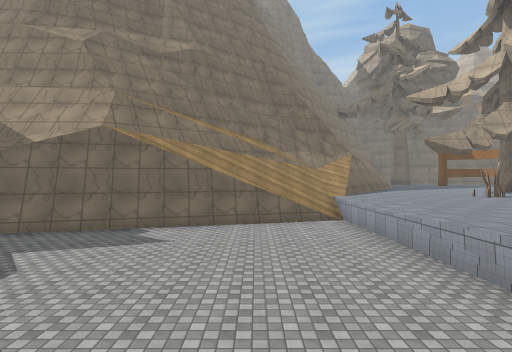
view 1 (above)

24 first-person views from a walk through a 3-D level made in the Unity game engine. The camera is 1.4 m above the floor, looks level and sees 80° across. The floor is counted in squares, 2 m on a side. Each view is taken from the middle of a square. On the plan, view 1 faces up. The plan holds only what a view shows up to about 10 squares ahead; the rest is blank. The place goes on beyond the plan. Some animated figures are not drawn. Some surface patterns are stand-ins.

view 2
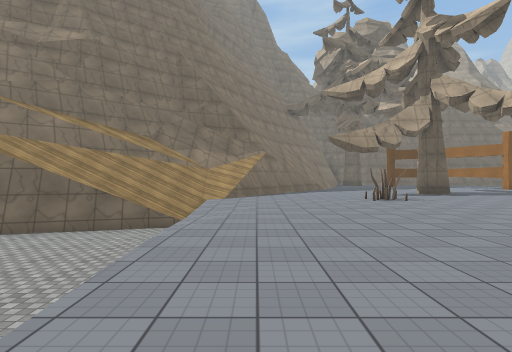

view 3
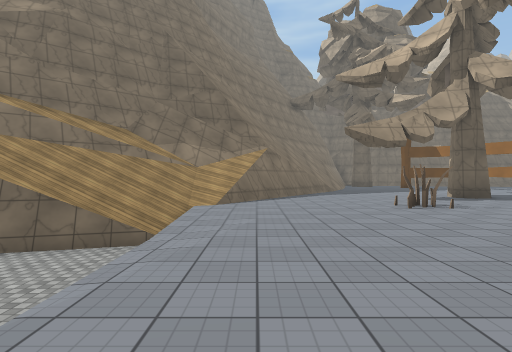

view 4
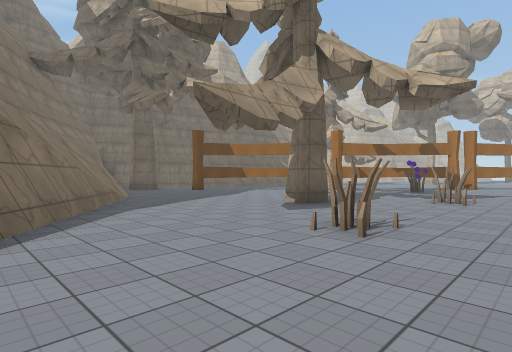

view 5
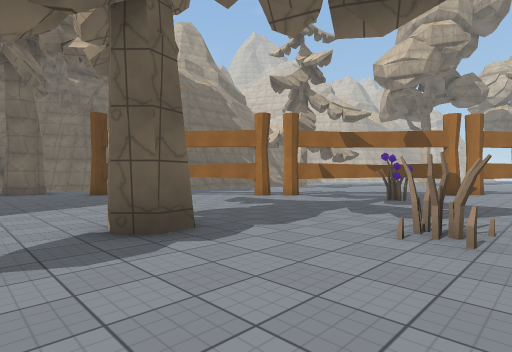

view 6
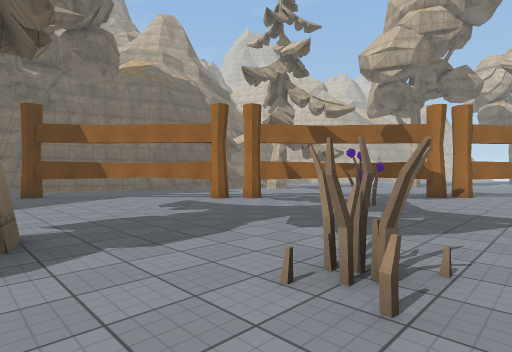

view 7
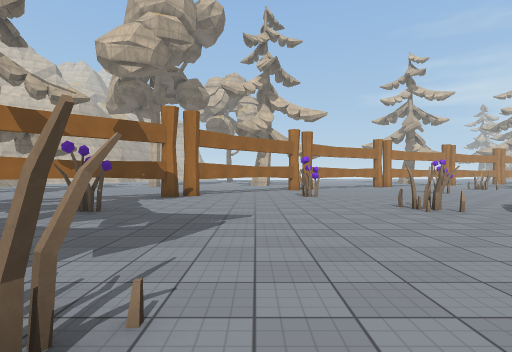

view 8
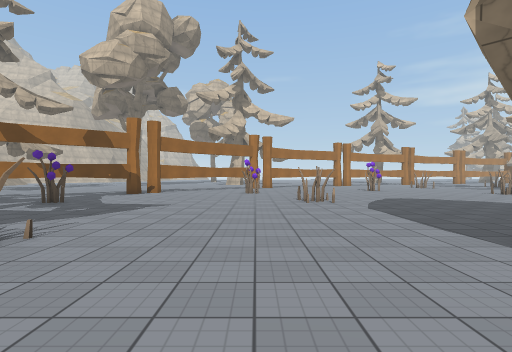

view 9
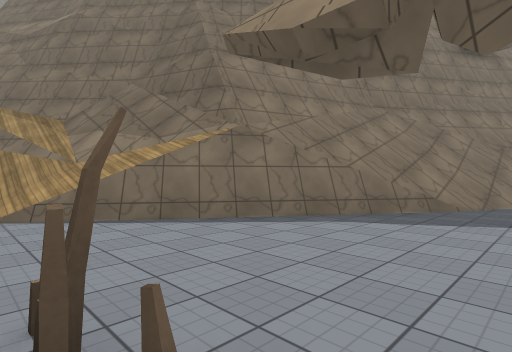

view 10
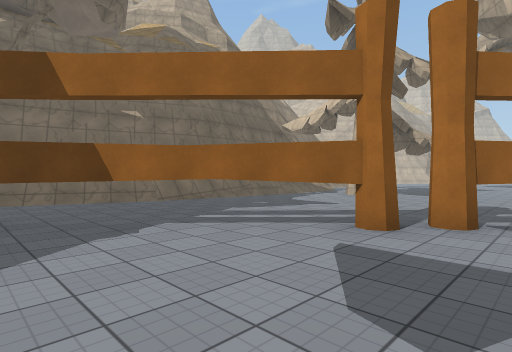

view 11
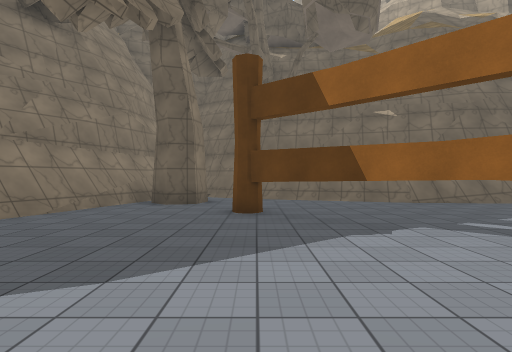

view 12
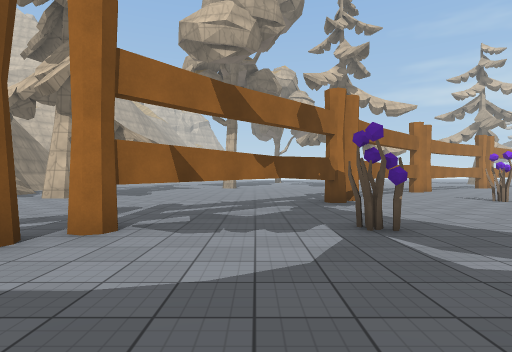

view 13
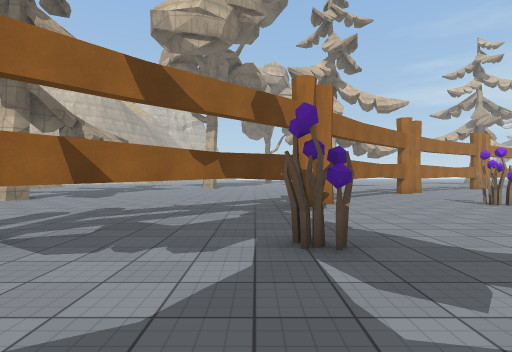

view 14
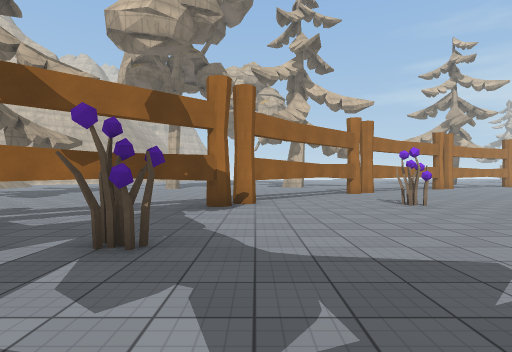

view 15
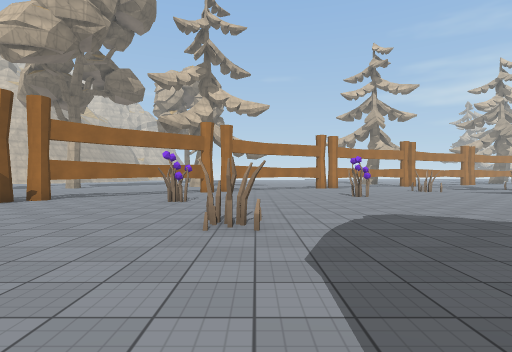

view 16
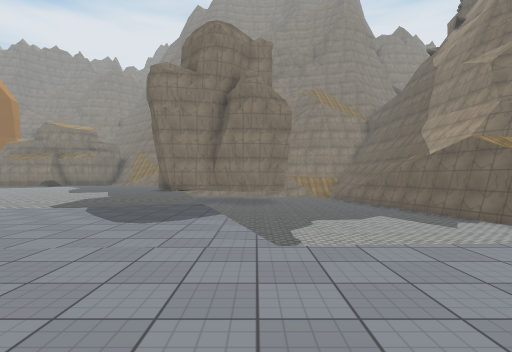

view 17
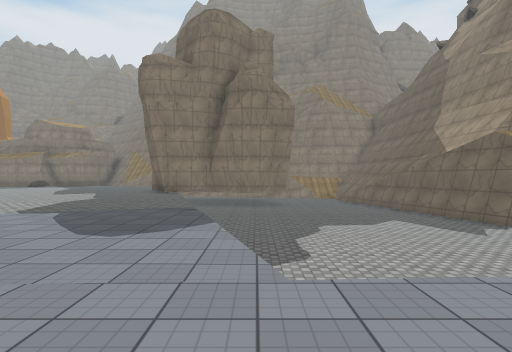

view 18
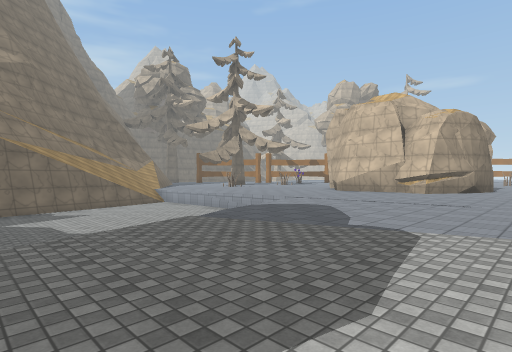

view 19
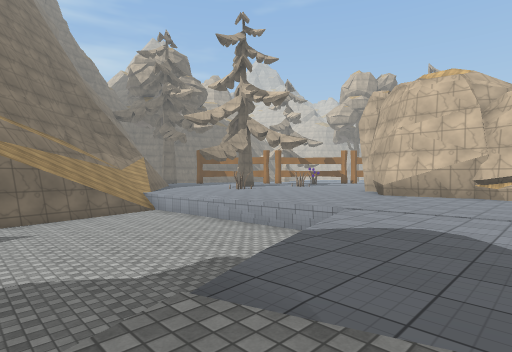

view 20
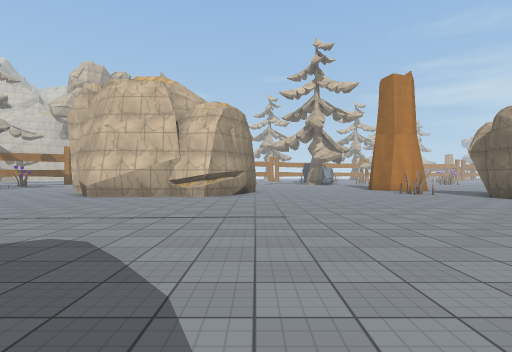

view 21
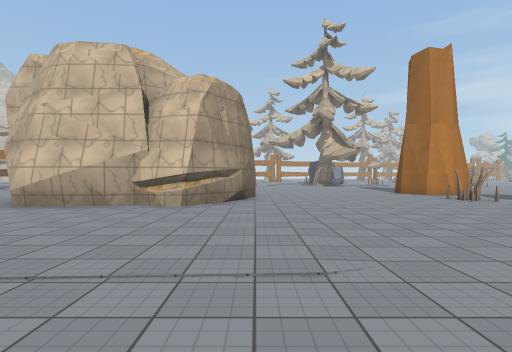

view 22
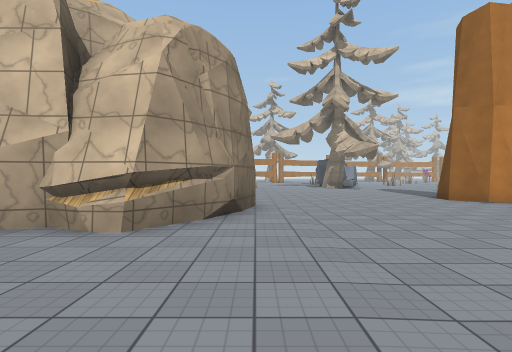

view 23
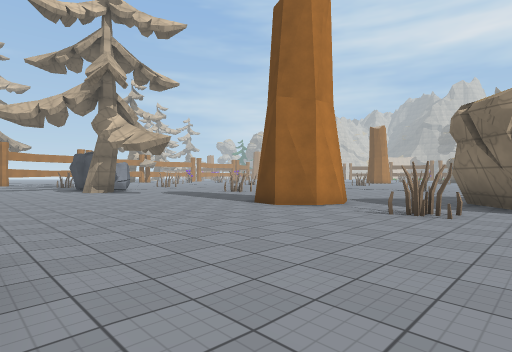

view 24
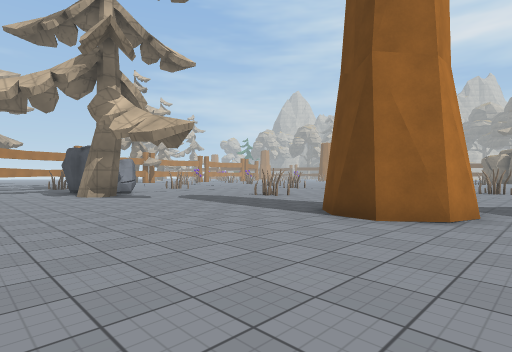

### Floor plan
Key: @ floor where view 1 was taken; # wall or solid block; . main floor; - floor 1.25 m lower than the main floor; / step, stairs or slope; = window, fence, low wall or low ledge; ^ raised ledge; v drop or lower ground; T thing the floor can be seen under or through; O other object.
Columns run from 5 left of view 1 to 24 right of it. Each row starts with its distance up from view 1.
 25                  ##
 24               ## ..//
 23               ###.....////
 22             ^##...........
 21            ^###...T........ .#
 20           ^#/ =....T.........#
 19          ^#///......T.........
 18          ^#///.......T........
 17          ^=//.........T.......
 16          ^//=..........T......
 15         ^#/#............T.....
 14      ######..............T....
 13     ##///#......#.........T...
 12    ###///#.............O...T..
 11   ###==//...................#.
 10   ##=///.....O....O..........#
  9  ##/////......................
  8 ####vvv ......................
  7 ##= ----...................O..
  6  -------......  ..............
  5  -------......  .......O......
  4  -------......     ...........
  3  -------.....#      ..........
  2  -------.....#       .........
  1  -------.....#        .......O
  0  ----@.......#         .......
 -1 --...........##          .....
 -2 ..............##           ...
 -3 ...............## ..
 -4 ..........................
 -5 .............................
 -6 ....  .......................
 -7 ...    .....................
 -8          ..................#
 -9           .....O..##......
-10            ......###.....
-11             ###...# ....
-12               ##...  ..
-13                ...
-14                ...

Where each view was taken, in squares from view 1:
view 1: 0 up, 0 right, facing up
view 2: 1 up, 4 right, facing up
view 3: 3 up, 4 right, facing up
view 4: 8 up, 4 right, facing up-right
view 5: 9 up, 9 right, facing up-right
view 6: 9 up, 11 right, facing up-right
view 7: 9 up, 12 right, facing right
view 8: 7 up, 10 right, facing right
view 9: 10 up, 9 right, facing up-left
view 10: 15 up, 13 right, facing up-right
view 11: 15 up, 13 right, facing up
view 12: 14 up, 14 right, facing right
view 13: 13 up, 15 right, facing right
view 14: 11 up, 15 right, facing right
view 15: 5 up, 14 right, facing right
view 16: 1 up, 6 right, facing left
view 17: 1 up, 5 right, facing left
view 18: 5 down, 5 left, facing up-right
view 19: 2 down, 3 left, facing up-right
view 20: 3 down, 2 left, facing right
view 21: 3 down, 1 right, facing right
view 22: 3 down, 4 right, facing right
view 23: 3 down, 8 right, facing down-right
view 24: 4 down, 11 right, facing down-right
